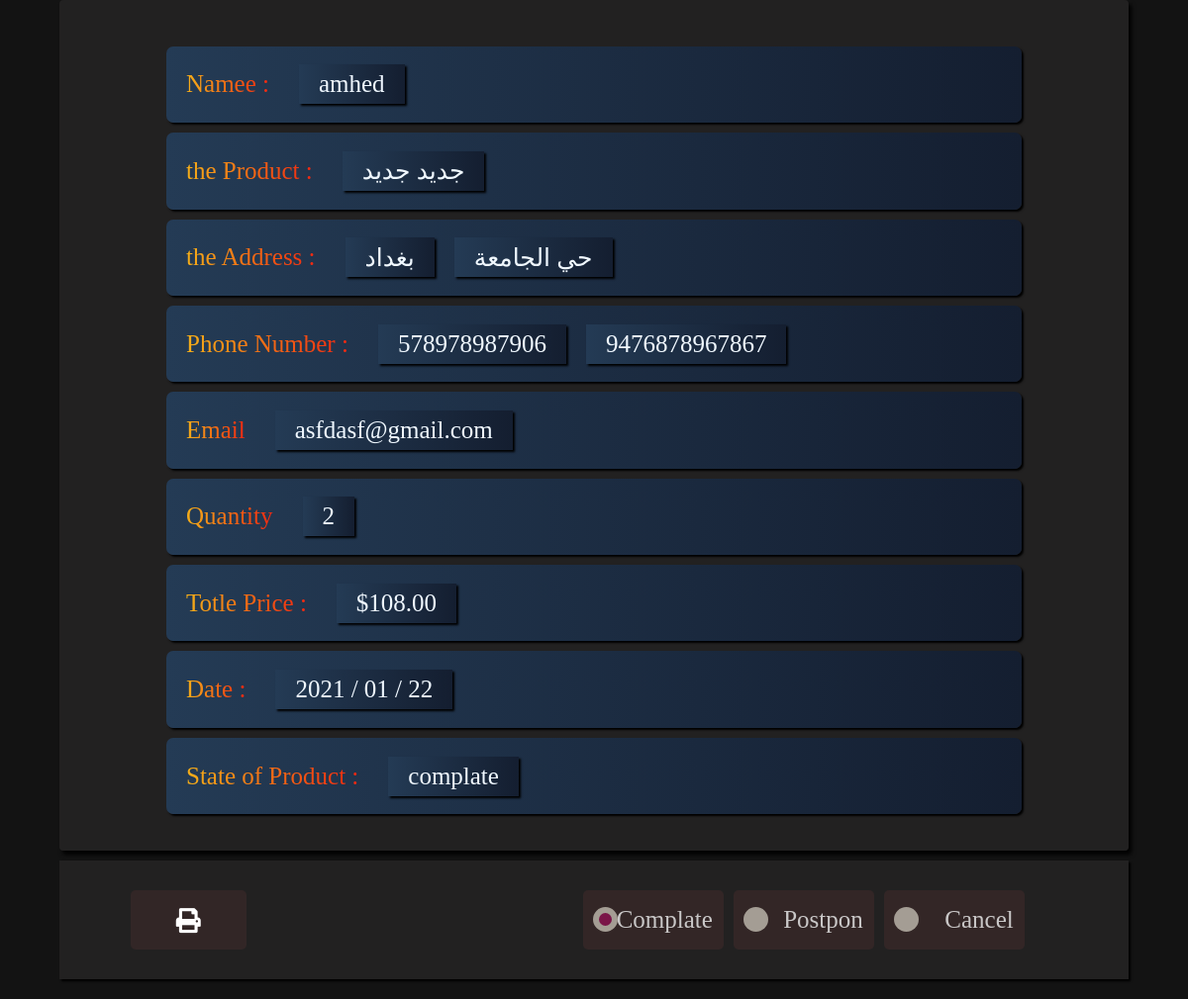
Page /8/ (signed in) on the committed database.
### products/models.py (models this page shows, shortened)
class OrderItem(models.Model):
    product=models.ForeignKey(Product,on_delete=models.CASCADE)
    customer=models.ForeignKey(User,on_delete=models.CASCADE)
    quantity=models.IntegerField(default=0)
    date_add=models.DateTimeField(default=datetime.datetime.now)
    address=models.ForeignKey('Address',on_delete=models.CASCADE,null=True,blank=True)
    complate=models.CharField(null=True,blank=True, max_length=20)
    def totleprice(self):
        if self.product.PRDDiscount:
            totle=self.quantity * self.product.PRDDiscount
        else:
            totle=self.quantity * self.product.PRDPrice
        return totle

class Product(models.Model):
    PRDName=models.CharField(max_length=300,verbose_name="name of product")
    PRDName_ar=models.CharField(max_length=300,verbose_name="name of product in arabic")
    PRDPrice=models.DecimalField(default=0 , max_digits=5, decimal_places=2,verbose_name="The price in arabic")
    PRDPrice_ar=models.DecimalField(default=0 , max_digits=5, decimal_places=2,verbose_name="The price")
    PRDDiscription=models.TextField(verbose_name="Discribtion of product")
    PRDDiscription_ar=models.TextField(verbose_name="Discribtion of product in arabic")
    PRDIamge=models.ImageField(default='/none.jpeg',upload_to='media')
    CHOICES_TYPE=(('Carpets and meridians','Carpets and meridians'),('the games','the games'),('Electrical','Electrical'),('Mobile phones','Mobile phones'))
    CHOICES_TYPE_ar=(('سجادات و زوالي','سجادات و زوالي'),('الالعاب','الالعاب'),('الكهربائيات','الكهربائيات'),('الهواتف المحمولة','الهواتف المحمولة'))
    PRDType=models.CharField(max_length=90,choices=CHOICES_TYPE,verbose_name="Type of product")
    PRDType_ar=models.CharField(max_length=90,choices=CHOICES_TYPE_ar,verbose_name="Type of product in arabic")
    CHOICES_STATE=(('new','new'),('old','old'))
    CHOICES_STATE_ar=(('جديد','جديد'),('قديم','قديم'))
    PRDSate=models.CharField(choices=CHOICES_STATE,max_length=20,verbose_name="state of product ")
    PRDSate_ar=models.CharField(choices= CHOICES_STATE_ar,max_length=20 ,verbose_name="state of product in arabic")
    PRDDiscount=models.DecimalField(blank=True,null=True ,default=0 , max_digits=5, decimal_places=2,verbose_name="The Discount")
    PRDDiscount_ar=models.DecimalField(blank=True,null=True,default=0 , max_digits=5, decimal_places=2,verbose_name="The Discount in arabic")
    PRDSlug=models.SlugField(blank=True,null=True)
    def __str__(self):
        return str(self.PRDName)

class Address(models.Model):
    user=models.ForeignKey(User,on_delete=models.CASCADE)
    covernorate=models.CharField(default='بغداد',max_length=30)
    state=models.CharField(max_length=100)
    phone_number1=models.CharField(max_length=11)
    phone_number2=models.CharField(max_length=11)
    email=models.EmailField(blank=True ,null=True)
    date_add=models.DateTimeField(default=datetime.datetime.now)

### project/view.py (the view)
# urls.py: path('<int:id>/',detail,name='detaill'),
def detail(request ,id):
    if request.user.is_authenticated and request.user.username == 'Social':
        order=OrderItem.objects.get(id=id)
        return render(request,'home_template/detail.html',{'obj':order})
    else: return redirect('login')

### products/context_processor.py (called while the page is built)
def allorders(request):
    count=0
    if request.user.is_authenticated:
        obj=OrderItem.objects.filter(customer=request.user)
        for i in obj:
            count +=i.quantity
    return{'all':count}

def everyorder(request):
    obj=0
    countCa=0
    countCo=0
    countPo=0
    if request.user.is_authenticated:
        obj2=OrderItem.objects.all()
        for fillter in obj2:
            if fillter.address :
                if fillter.complate :
                    obj+=1
                if fillter.complate == 'complate':
                    countCo+=1
                elif fillter.complate == 'Cancel':
                    countCa+=1
                elif fillter.complate =='Postponement':
                    countPo+=1
    return{'everyorder':obj ,'countPo':countPo,'countCo':countCo,'countCa':countCa}

### template/home_template/detail.html (shortened to what this page needs)
{% load static %}
<!DOCTYPE html>
<html lang="en">
<head>
    <link rel="stylesheet" href="{% static 'css/detail.css' %}">
    <link rel="stylesheet" href="{% static 'css/mobile_detail.css' %}">
    <link rel="stylesheet" href="{% static 'css/deatail_options.css' %}">
    <link rel="stylesheet" href="https://pro.fontawesome.com/releases/v5.10.0/css/all.css"/>
</head>
<body>
    {% if request.user.is_authenticated and request.user.username == 'Social' %}
    <div class="alldetail" id="alldetail" >
        <div class="cover" id="cover">
        <div class="name_user"><label for="">Namee :</label><div>
            {% if obj.customer.firs_name and obj.customer.last_name %}
            {{obj.customer.firs_name}} &ThinSpace;{{obj.customer.last_name}}
            {% else %}
        {{obj.customer}}
        {% endif %}
        </div>
        </div>
          <div class="name_product"><label for="">the Product :</label><div>{{obj.product}}</div></div>
            <div class="name_address">
                <label for=""> the Address :</label> <div>{{obj.address.covernorate}}</div>
                 <div>{{obj.address.state}}</div>
            </div>
            <div class="phone_number">
                <label for="">Phone Number :</label>
                <div>{{obj.address.phone_number1}}</div>
                <div>{{obj.address.phone_number2}}</div>
            </div>
            <div class="qunatity_detail">
                <label for="">Email</label>
                <div>{{obj.address.email}}</div>
            </div>
            <div class="qunatity_detail">
                <label for="">Quantity</label>
                <div>{{obj.quantity}}</div>
            </div>
            <div class="total_price">
                <label for="">Totle Price :</label>
                <div>${{obj.totleprice}}</div>
            </div>
        <div class="state_product">
            <label for="">Date :</label>
            <div>{{obj.date_add|date:'Y / m / d'}}</div>
        </div>
        <div class="state_product">
            <label for="">State of Product :</label>
            <div>
            {{obj.complate}}
            </div>
        </div>
        </div>
    </div>
    <div class="complate">
        <div class="print_detail"  id="print_detail">
        {% if obj.complate == 'complate' %}
           <p style="cursor: pointer;"><i class="fas fa-print"></i></p>
           {% else %}
           <p class="notallow"><i class="fas fa-print"></i></p>
        {% endif %}
        </div>
        <form action=""  class="form_state"  method="POST" >
            <div class="cancel">
                {% if obj.complate == 'Cancellation' %}
             <input class="cancell checkmark" type="radio" data-customer={{obj.customer}} data-product={{obj.product.PRDSlug}} >&ThinSpace; Cancel
             {% else %}
             <input class="cancell" type="radio" data-customer={{obj.customer}} data-product={{obj.product.PRDSlug}} >&ThinSpace; Cancel
             {% endif %}
            </div>
            <div class="Postponement">
                {% if obj.complate == 'Postponement' %}
                <input  class="Postponementt checkmark" type="radio" data-customer={{obj.customer}} data-product={{obj.product.PRDSlug}}>&ThinSpace; Postpon
                {% else %}
                <input  class="Postponementt" type="radio" data-customer={{obj.customer}} data-product={{obj.product.PRDSlug}}>&ThinSpace; Postpon
                {% endif %}
            </div>
            <div class="complat">
                {% if obj.complate == 'complate' %}
                <input class="complatt checkmark" type="radio" data-customer={{obj.customer}} data-product={{obj.product.PRDSlug}}>&ThinSpace; Complate
                {% else %}
                <input class="complatt" type="radio" data-customer={{obj.customer}} data-product={{obj.product.PRDSlug}}>&ThinSpace; Complate
                {% endif %}
            </div>
        </form>
    </div>
    {% endif %}
</body>
</html>

### static/css/detail.css (style rules this page uses)
* { box-sizing: border-box; margin: 0; padding: 0; border: none; outline: none; }
body { background-color: #131313; }
.alldetail { width: 90%; margin: 20px; color: aliceblue; height: 860px; display: flex; align-items: center; justify-content: center; box-shadow:3px 4px 4px #000; border-radius: 4px; }
.cover { width: 100%; height: 100%; background-color: rgb(34, 33, 33); border-radius: 4px; display: flex; flex-direction: column; align-items: center; justify-content: center; }
.cover>div { width: 80%; height: 9%; background: #141E30; background: -webkit-linear-gradient(to right, #243B55, #141E30); background: linear-gradient(to right, #243B55, #141E30); display: flex; align-items: center; padding-left: 20px; border-radius: 7px; box-shadow: 2px 2px 2px #000; font-size: 25px; margin-top: 10px; }
.name_user label ,.name_product label ,.name_address label ,.phone_number label ,.qunatity_detail label ,.total_price label,.state_product label { margin-right: 20px; background: #f12711; background: -webkit-linear-gradient(to right, #f5af19, #f12711); background: linear-gradient(to right, #f5af19, #f12711); -webkit-background-clip: text; -webkit-text-fill-color: transparent; }
.name_address>div,.name_user>div ,.name_product>div,.phone_number>div,.qunatity_detail>div,.total_price>div,.state_product>div { margin: 10px; background: #141E30; background: -webkit-linear-gradient(to right, #243B55, #141E30); background: linear-gradient(to right, #243B55, #141E30); box-shadow: 2px 2px 2px #000; padding: 20px; height: 30px; display: flex; align-items: center; justify-content: center; }

### static/css/deatail_options.css (style rules this page uses)
.alldetail { margin: auto; }
.complate { background: #222121; margin: auto; width: 90%; margin-top: 10px; height: 120px; margin-bottom: 20px; display: flex; align-items: center; justify-content: space-between; box-shadow: 2px 2px 2px #000; perspective: 600px; }
.form_state { width: 70%; height: 100%; display: flex; align-items: center; padding: 10px; direction: rtl; margin-right: 90px; }
.cancel,.complat,.Postponement { height: 60%; background-color: rgb(51, 38, 38); margin: 5px; display: flex; align-items: center; padding-left: 4%; border-radius: 5px; user-select: none; -webkit-user-select: none; -moz-user-select: none; -ms-user-select: none; font-size: 25px; position: relative; z-index: 1; width: 20%; color: #c9c7c7; text-align: center; }
.cancell,.Postponementt,.complatt { -webkit-appearance: none; -moz-appearance: none; -ms-appearance: none; appearance: none; background-color: #a49d94; width: 25px; height: 25px; position: absolute; top: 29%; left: 7%; border-radius: 40px; }
.complatt.checkmark { border: 6px solid #a49d94; background-color: rgb(122 21 72); padding: 0px; }
.print_detail { width: 25%; height: 100%; display: flex; align-items: center; justify-content: center; }
.print_detail p { width: 45%; height: 50%; background: #322626; margin: 10px; color: #fff; display: flex; align-items: center; justify-content: center; font-size: 25px; border-radius: 5px; }

### rows in the picture
OrderItem: customer "amhed", product "جديد جديد", address.covernorate "بغداد", address.state "حي الجامعة", address.phone_number1 "578978987906", address.phone_number2 "9476878967867", address.email "asfdasf@gmail.com", quantity "2", totleprice "108.00", date_add "2021 / 01 / 22", complate "complate"
